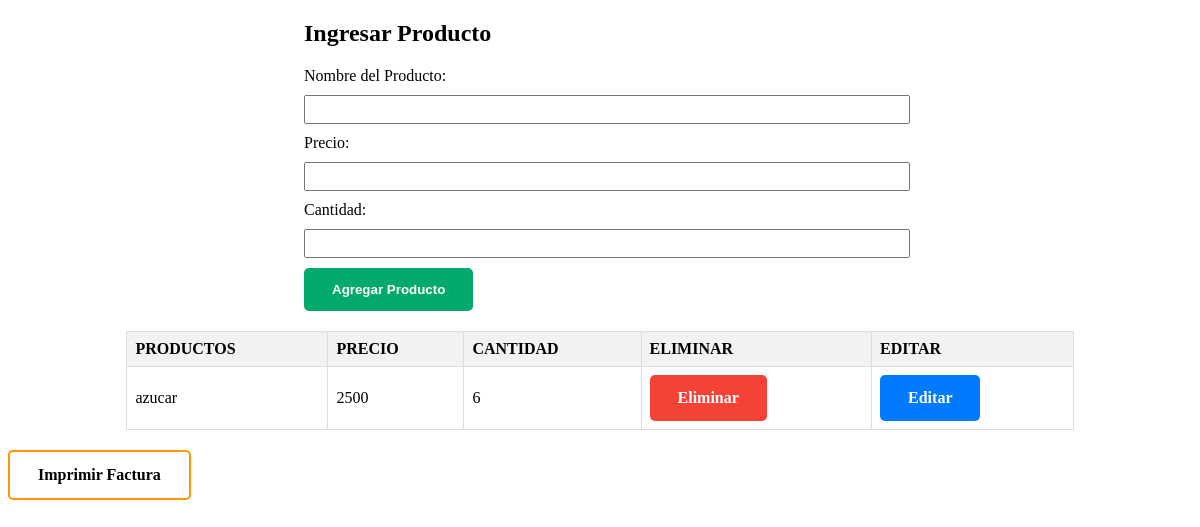
The page /productos.php on the database its author committed.
### tables this page shows
CREATE TABLE `productos` (
  `id_factura` int(11) NOT NULL,
  `productos` varchar(30) NOT NULL,
  `precio` int(5) NOT NULL,
  `cantidad` int(15) NOT NULL
);

### productos.php (the view, shortened to what this page needs)
<?php
	$conexion=mysqli_connect('localhost','root','','sena');
 ?>
<!DOCTYPE html>
<html>
<head>
</head>
<body>
    <div class="product-form">
        <h2>Ingresar Producto</h2>
        <form action="guardar1.php" name="" method="POST">
            <label for="productos">Nombre del Producto:</label>
            <input type="text" id="productos" name="productos">
            <label for="precio">Precio:</label>
            <input type="text" id="precio" name="precio">
            <label for="cantidad">Cantidad:</label>
            <input type="text" id="cantidad" name="cantidad">
            <input class="success" type="submit" value="Agregar Producto">
        </form>
    </div>
    <table border="1">
    <tr>
        <th>PRODUCTOS</th>
        <th>PRECIO</th>
        <th>CANTIDAD</th>
        <th>ELIMINAR</th>
        <th>EDITAR</th>
    </tr>
    <?php
    $sql = "select * from productos";
    $resultado = mysqli_query($conexion, $sql);
    while ($mostrar = mysqli_fetch_assoc($resultado)) {
    ?>
    <tr>
        <td><?php echo $mostrar['productos'] ?></td>
        <td><?php echo $mostrar['precio'] ?></td>
        <td><?php echo $mostrar['cantidad'] ?></td>
        <td><a class ="a1 secondary" href="eliminar.php?id_factura=<?php echo $mostrar['id_factura']?>">eliminar</a></td>
        <td><a class="a1 primary" href="editar-form.php?id_factura=<?php echo $mostrar['id_factura']?>">editar</a></td>
    </tr>
    <?php
    }
    ?>
</table>
<a class = "imprimir tercery" href="generar_factura.php?id_factura= id_factura" >Imprimir Factura</a>
</body>
</html>

### productos.php (style rules this page uses)
table { width: 80%; border-collapse: collapse; margin: 20px auto; }
th, td { border: 1px solid #ddd; padding: 8px; text-align: left; }
th { background-color: #f2f2f2; }
.product-form { width: 50%; margin: 0 auto; }
.product-form label, .product-form input { display: block; margin-bottom: 10px; }
.product-form input[type="text"] { width: 100%; padding: 5px; }
.product-form input[type="submit"] { border: none; color: white; padding: 14px 28px; cursor: pointer; border-radius: 5px; cursor: pointer; text-transform:capitalize; font-weight: bold; }
.success { background-color: #04AA6D; }
.a1 { border: none; color: white; padding: 14px 28px; cursor: pointer; border-radius: 5px; text-decoration: none; display: inline-block; text-transform:capitalize; font-weight: bold; }
.imprimir { border: none; color: black; padding: 14px 28px; cursor: pointer; border-radius: 5px; text-decoration: none; display: inline-block; text-transform:capitalize; font-weight: bold; }
.primary { background-color: #007bff; }
.secondary { background-color: #f44336; }
.tercery { background-color: white; border: 2px solid #ff9800; }

### rows shown on the page
productos: productos "azucar", precio "2500", cantidad "6"
